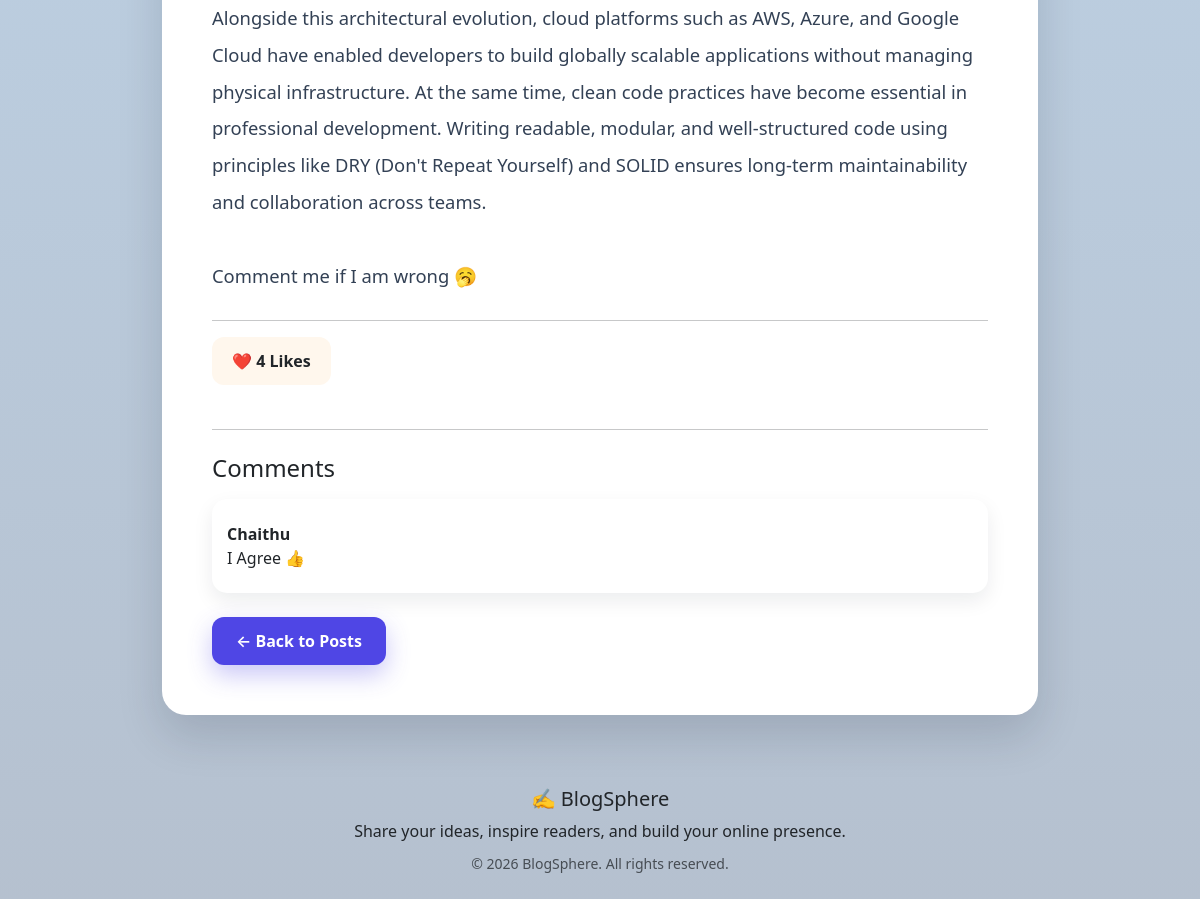
Page /post/14/ (lower part) on the earlier database version.
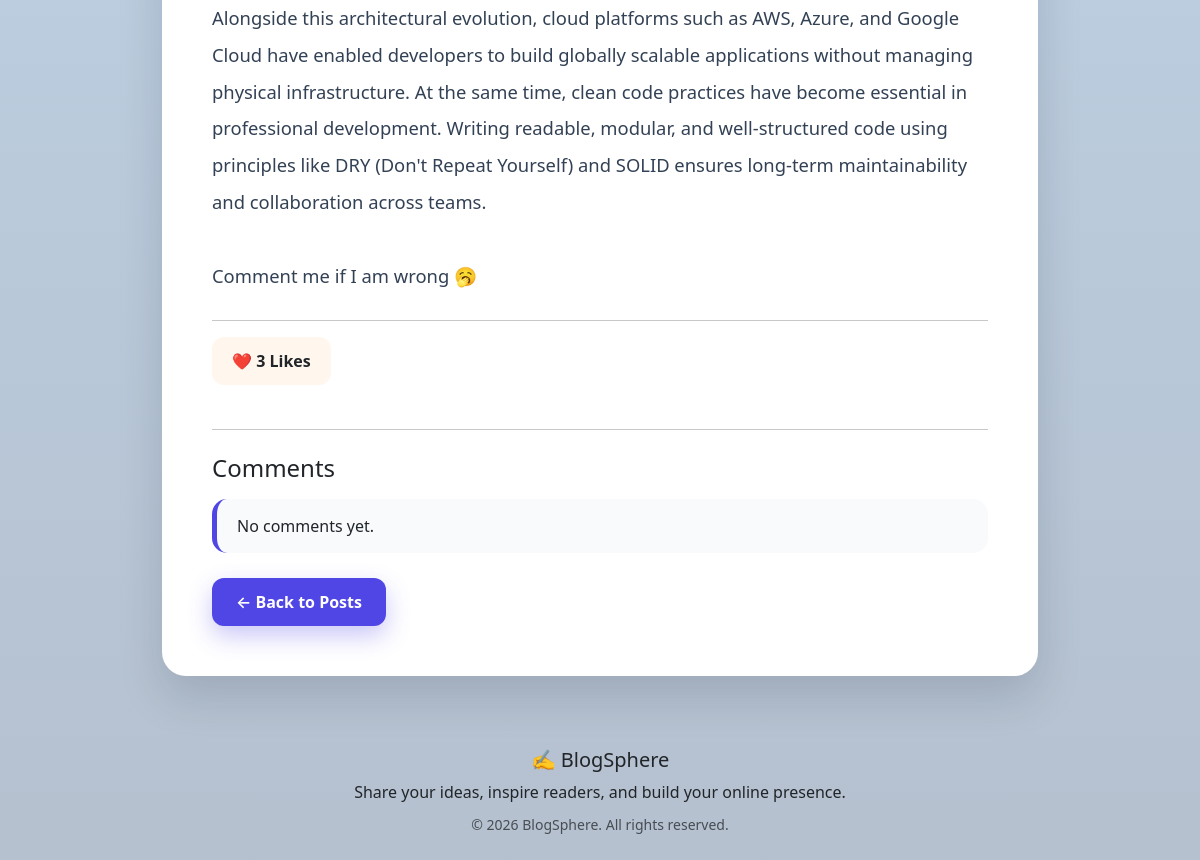
Same page on the later database version.
### blog/models.py (models this page shows, shortened)
class Post(models.Model):
    title=models.CharField(max_length=200)
    content=models.TextField()
    category = models.ForeignKey(
        Category,
        on_delete=models.SET_NULL,
        null=True,
        blank=True
    )
    cover_image = CloudinaryField(
        "image",
        blank=True,
        null=True
    )
    second_image = CloudinaryField(
        "image",
        blank=True,
        null=True
    )
    author=models.ForeignKey(User,on_delete=models.CASCADE)
    likes = models.ManyToManyField(
    User,
    related_name='liked_posts',
    blank=True
    )
    created_at=models.DateTimeField(auto_now_add=True)
    updated_at=models.DateTimeField(auto_now=True)
    class Meta:
        ordering=['-created_at'] #latest posts first

class Comment(models.Model):
    post = models.ForeignKey('Post', on_delete=models.CASCADE, related_name='comments')
    user = models.ForeignKey(User, on_delete=models.CASCADE)
    text = models.TextField()
    created_at = models.DateTimeField(auto_now_add=True)

### blog/views.py (the view)
# urls.py: path("post/<int:post_id>/",post_detail,name="post_detail"),
def post_detail(request,post_id):
    post=get_object_or_404(Post,id=post_id)
    return render(request,'post_detail.html',{'post':post})

### blog/models.py (called while the page is built)
    def __str__(self):
        return self.name

### templates/post_detail.html (shortened to what this page needs)
{% extends 'base.html' %}
{% load static %}
{% block content %}
<link rel="stylesheet" href="{% static 'css/post_detail.css' %}">
<div class="container" style="max-width: 900px;">
    <div class="post-detail-card">
        <div class="post-content">>
            {{ post.content|linebreaksbr }}
        </div>
        <hr>
        <div class="likes-section">
            ❤️ {{ post.likes.count }} Likes
        </div>
        <hr class="my-4">
        <h4 class="mb-3">
            Comments
        </h4>
        {% for comment in post.comments.all %}
        <div class="comment-card">
            <div class="card-body py-2">
                <strong>
                    {{ comment.user.username }}
                </strong>
                <p class="mb-0">
                    {{ comment.text }}
                </p>
            </div>
        </div>
        {% empty %}
        <div class="author-box">
            No comments yet.
        </div>
        {% endfor %}
        <div class="mt-4">
            <a href="{% url 'blog:post_list' %}" class="btn back-btn">
                ← Back to Posts
            </a>
        </div>
    </div>
</div>
{% endblock %}

Differences in the rows shown:
removed Comment: user.username "Chaithu", text "I Agree 👍"
changed Post: likes.count "4" → "3"
Other differences:
text now shown: "No comments yet."
